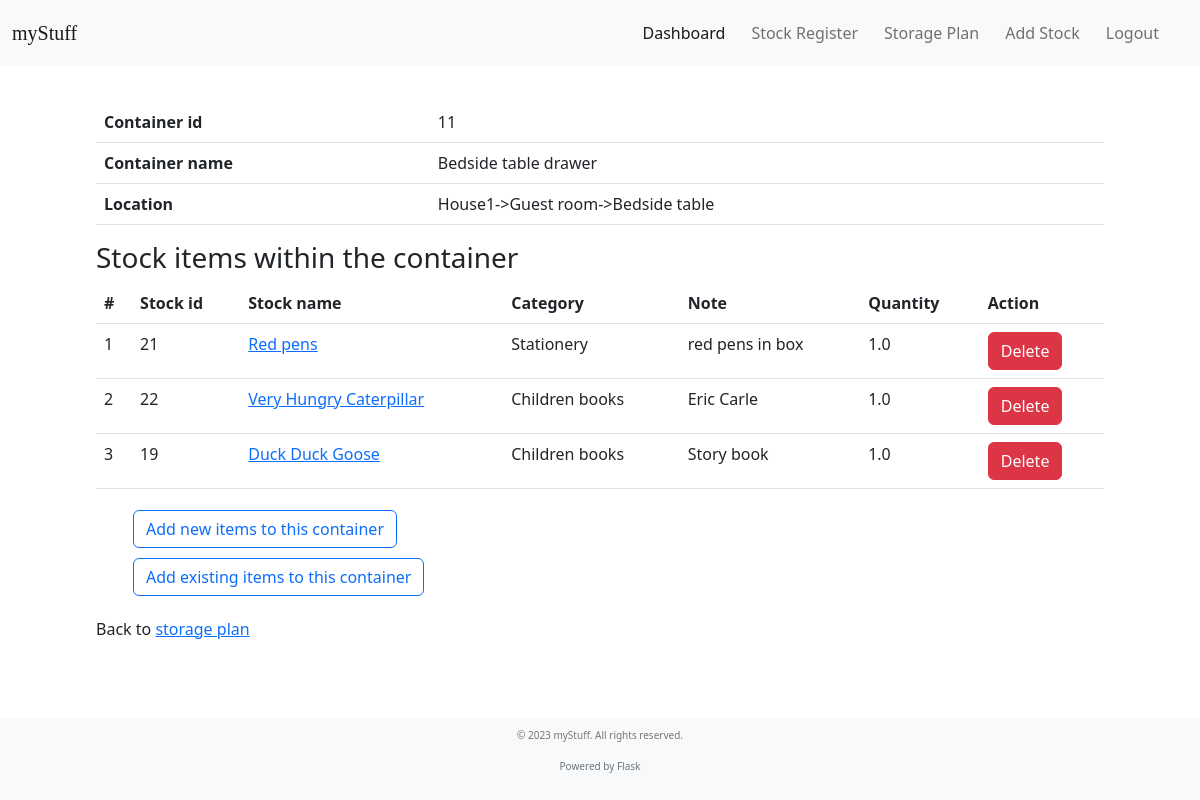
The app's page /container_info/11 (signed in) with its own data.
### tables this page shows
CREATE TABLE stock_container (
  stock_container_id INTEGER PRIMARY KEY AUTOINCREMENT,
  stock_id INTEGER NOT NULL,
  container_id INTEGER NOT NULL, quantity FLOAT NOT NULL,
  FOREIGN KEY (stock_id) REFERENCES stock (stock_id),
  FOREIGN KEY (container_id) REFERENCES container (container_id)
);

CREATE TABLE container (container_id INTEGER PRIMARY KEY AUTOINCREMENT,furniture_id INTEGER, container_name TEXT NOT NULL, is_unassigned INTEGER DEFAULT 0, FOREIGN KEY (furniture_id) REFERENCES furniture (furniture_id));

CREATE TABLE house (house_id INTEGER PRIMARY KEY AUTOINCREMENT, house_name TEXT NOT NULL, user_id INTEGER REFERENCES user(id));

CREATE TABLE room (room_id INTEGER PRIMARY KEY AUTOINCREMENT, room_name TEXT NOT NULL, house_id INTEGER, FOREIGN KEY (house_id) REFERENCES house (house_id));

CREATE TABLE furniture (furniture_id INTEGER PRIMARY KEY AUTOINCREMENT, furniture_name TEXT NOT NULL, room_id INTEGER, FOREIGN KEY (room_id) REFERENCES room (room_id));

CREATE TABLE stock(stock_id INTEGER PRIMARY KEY AUTOINCREMENT, stock_name TEXT NOT NULL, category_id INTEGER NOT NULL, note TEXT, user_id INTEGER REFERENCES user(id), FOREIGN KEY(category_id) REFERENCES category(category_id));

CREATE TABLE category (
    category_id INTEGER PRIMARY KEY AUTOINCREMENT, 
    category TEXT NOT NULL, 
    description TEXT,
    user_id INTEGER REFERENCES user(id)
    );

### app.py (the view)
@app.route("/container_info/<int:container_id>", methods=["GET", "POST"])
@login_required
def container_info(container_id):
    db = get_db_connection()
    container_info = db.execute(
        "SELECT stock_container.stock_container_id, stock_container.container_id, stock.stock_id, stock.stock_name, category.category, stock.note, container.container_name, furniture.furniture_name, room.room_name, house.house_name, stock_container.quantity FROM stock_container JOIN stock ON stock.stock_id=stock_container.stock_id JOIN category ON category.category_id=stock.category_id JOIN container ON container.container_id=stock_container.container_id JOIN furniture ON furniture.furniture_id=container.furniture_id JOIN room ON room.room_id=furniture.room_id JOIN house ON house.house_id=room.house_id WHERE stock_container.container_id=?",
        [container_id],
    ).fetchall()
    container_items = {}
    for row in container_info:
        (
            stock_container_id,
            container_id,
            stock_id,
            stock_name,
            category,
            note,
            container_name,
            furniture_name,
            room_name,
            house_name,
            quantity,
        ) = row
        if stock_container_id not in container_items:
            container_items[stock_container_id] = {
                "container_id": container_id,
                "stock_id": stock_id,
                "stock_name": stock_name,
                "category": category,
                "note": note,
                "container_name": container_name,
                "furniture_name": furniture_name,
                "room_name": room_name,
                "house_name": house_name,
                "quantity": quantity,
            }
    if container_info == []:
        container_info = db.execute(
            "SELECT * FROM container JOIN furniture ON furniture.furniture_id=container.furniture_id JOIN room ON room.room_id=furniture.room_id JOIN house ON house.house_id=room.house_id WHERE container_id = ?",
            [container_id],
        ).fetchall()
    categories = db.execute(
        "SELECT category, category_id FROM category WHERE user_id =?", [current_user.id]
    ).fetchall()
    categories_dict = {}
    for row in categories:
        category, category_id = row
        if category_id not in categories_dict:
            categories_dict[category_id] = category
    existing_stocks = db.execute(
        "SELECT stock_id, stock_name, stock.category_id, category.category, note FROM stock JOIN category ON stock.category_id=category.category_id WHERE stock.user_id = ?",
        [current_user.id],
    ).fetchall()
    existing_stock_dict = {}
    for row in existing_stocks:
        stock_id, stock_name, category_id, category_name, note = row
        if stock_id not in existing_stock_dict:
            existing_stock_dict[stock_id] = {
                "stock_name": stock_name,
                "category_id": category_id,
                "category_name": category_name,
                "note": note,
            }
    return render_template(
        "container_info.html",
        container_info=container_info,
        container_items=container_items,
        categories_dict=categories_dict,
        existing_stock_dict=existing_stock_dict,
    )

### app.py (called while the page is built)
@login_manager.user_loader
def load_user(user_id):
    conn = sqlite3.connect("myStuff.db")
    c = conn.cursor()
    c.execute("SELECT * FROM user WHERE id=?", [user_id])
    user = c.fetchone()
    if user:
        return User(user[0], user[1])
    else:
        return None

def get_db_connection():
    conn = sqlite3.connect("myStuff.db")
    conn.row_factory = sqlite3.Row
    return conn

### templates/container_info.html (shortened to what this page needs)
{% extends 'layout.html' %}
{% block content %}
<table class='table'>
    <tr>
        <th scope="row">Container id</th>
        <td>{{container_info[0]["container_id"]}}</td>
    </tr>
    <tr>
        <th scope="row">Container name</th>
        <td>{{container_info[0]["container_name"]}}</td>
    </tr>
    <tr>
        <th scope="row">Location</th>
        <td>{{container_info[0]["house_name"]}}->{{container_info[0]["room_name"]}}->{{container_info[0]["furniture_name"]}}
        </td>
    </tr>
</table>
<h3>Stock items within the container</h3>
<table class='table'>
    <thead>
        <tr>
            <th scope="col">#</th>
            <th scope="col">Stock id</th>
            <th scope="col">Stock name</th>
            <th scope="col">Category</th>
            <th scope="col">Note</th>
            <th scope="col">Quantity</th>
            <th scope="col">Action</th>
        </tr>
    </thead>
    <tbody>
        {% if container_items == {} %}
        <tr>
            <td colspan='6'>Currently there is no item within this container.</td>
        </tr>
        {% else %}
        {% for key, item in container_items.items() %}
        <tr>
            <td class="counter-cell" scope="row"></td>
            <td>{{ item["stock_id"] }}</td>
            <td><a href='/stock_info/{{ item["stock_id"] }}'>{{ item["stock_name"] }}</a></td>
            <td>{{ item["category"] }}</td>
            <td>{{ item["note"] }}</td>
            <td>{{ item["quantity"] }}</td>
            <td>
                <form method="POST" action="/delete_stock/{{key}}">
                    <button type="submit" class="btn btn-danger" onclick="confirmDeletion()">Delete</button>
                </form>
            </td>
        </tr>
        {% endfor %}
        {% endif %}
    </tbody>
</table>
<div>
    <ul>
        <li>
            <button id='add_new_btn' onclick='showAddNewItems()' class="btn btn-outline-primary">Add new
                items to this container</button>
        </li>
        <li>
            <button id='add_existing_btn' onclick='showAddExistingItems()' class="btn btn-outline-primary">Add existing
                items to this container</button>
        </li>
    </ul>
</div>
<div>
    <p>Back to <a href='/storage_plan'>storage plan</a></p>
</div>
{% endblock %}

### templates/container_info.html (style rules this page uses)
table { counter-reset: row-counter; }
ul li { list-style: none; padding: 5px; }
.counter-cell::before { counter-increment: row-counter; content: counter(row-counter); }

### templates/layout.html (style rules this page uses)
html, body { height: 100%; background-image: url("../static/background.png"); background-repeat: repeat-y; background-size: cover; }
body { display: flex; flex-direction: column; }

### records on screen
stock_container: container "11", quantity "1.0"
container: container_name "Bedside table drawer"
house: house_name "House1"
room: room_name "Guest room"
furniture: furniture_name "Bedside table"
stock: stock_id "21", stock_name "Red pens", note "red pens in box"
category: category "Stationery"
stock: stock_id "22", stock_name "Very Hungry Caterpillar", note "Eric Carle"
category: category "Children books" "Children books"
stock_container: quantity "1.0"
stock: stock_id "19", stock_name "Duck Duck Goose", note "Story book"
stock_container: quantity "1.0"
